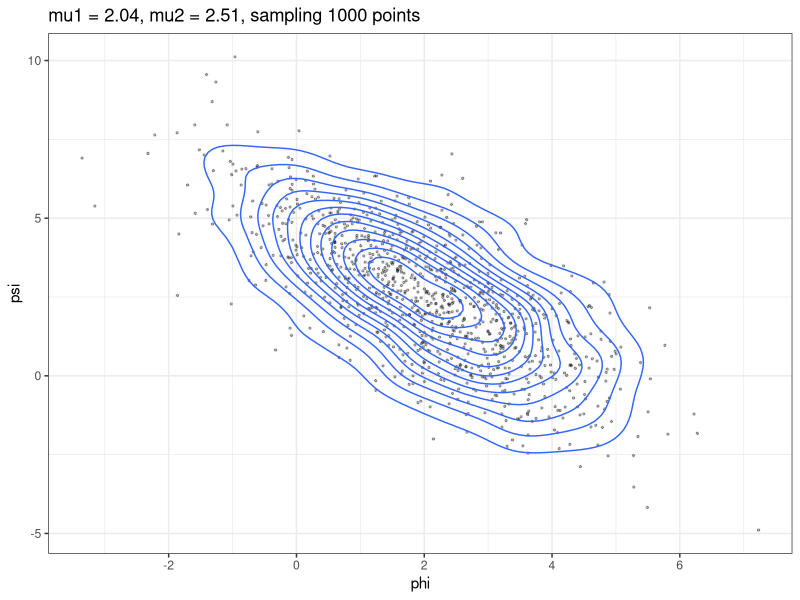
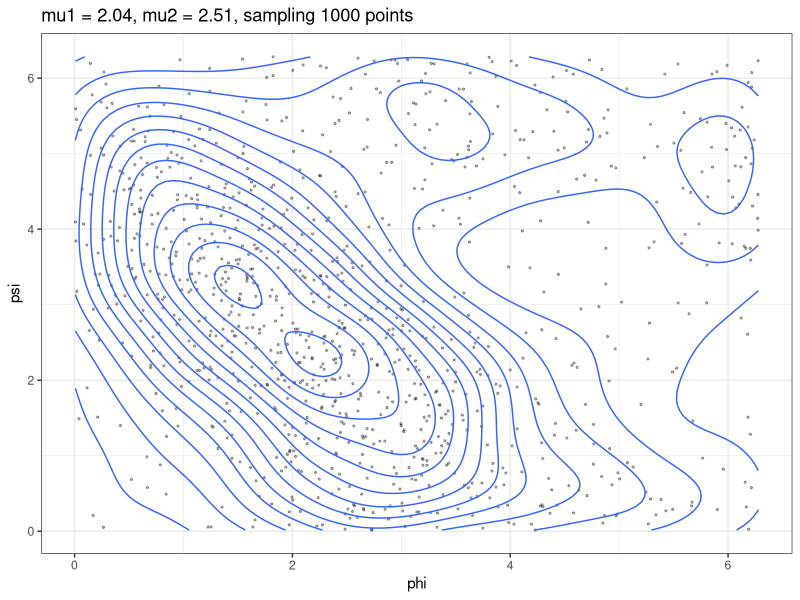
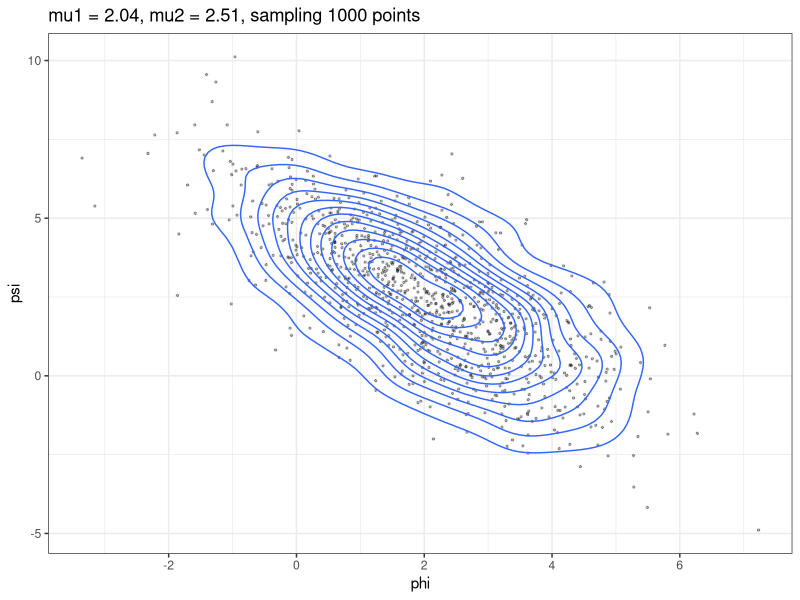
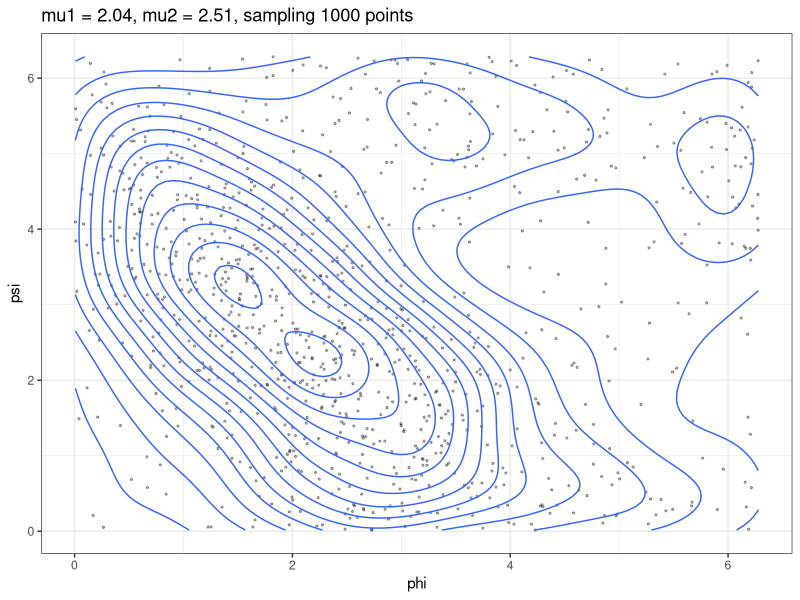

Generate these figures, in order, with R:
###
#

setwd("~/WorkSpace/toroidalDiffusion/experiments/BivariateDist")

library(tidyverse)

# contour plot for bivariate normal data
contour <- function(bvn, x_string, y_string, size, alpha){
  require("ggplot2")
  p <- ggplot(bvn, aes_string(x = x_string, y = y_string)) +
    geom_point(size=size, alpha = alpha) +
    geom_density2d() +
    labs(title=paste0("mu1 = ", round(mu1,2), ", mu2 = ", round(mu2,2), ", sampling ", N, " points")) +
    theme_bw()
  return(p)
}

wrap_to_torus <- function(df, RANGE = 2 * pi) {
  #if (ncol(df) != 2) stop("Input data frame must have exactly two columns.")
  # Compute modulo 2*pi to apply wrapping
  return(df %% RANGE)
}

N <- 1000 # Number of random samples
set.seed(777)
# 𝜙, 𝜓.  phi, psi
mu1 <- pi * 0.65; s1 <- 1.5
mu2 <- pi * 0.8; s2 <- 1.5
alpha <- c(1.0, 0.5, 0.5)
# A = (a1, a3 * s1/s2; a3 * s2/s1, a2)
A <- matrix(c(alpha[1], alpha[3]*s1/s2, alpha[3]*s2/s1, alpha[2]), 2)
Sigma = diag(s1^2, s2^2)
# TODO covariance matrix is A^−1 * Σ or 1/2 * A^−1 * Σ ?
covarM = 1/2 * solve(A) %*% Sigma

# X ∼ N (μ, 1/2 * A^−1 * Σ)

library(MASS)
bvn1 <- mvrnorm(N, mu = c(mu1, mu2), Sigma = covarM ) # from MASS package
colnames(bvn1) <- c("phi","psi")
p1 <- contour(as_tibble(bvn1), "phi","psi", size=.5, alpha = .3)
p1
ggsave("bivariate.pdf", p1, width = 6, height = 6)


# TODO wrapped or re-sample
bvn2 <- wrap_to_torus(bvn1)
# bvn2
p2 <- contour(as_tibble(bvn2), "phi","psi", size=.5, alpha = .3)
p2
ggsave("wrapped-bivariate.pdf", p2, width = 6, height = 6)

